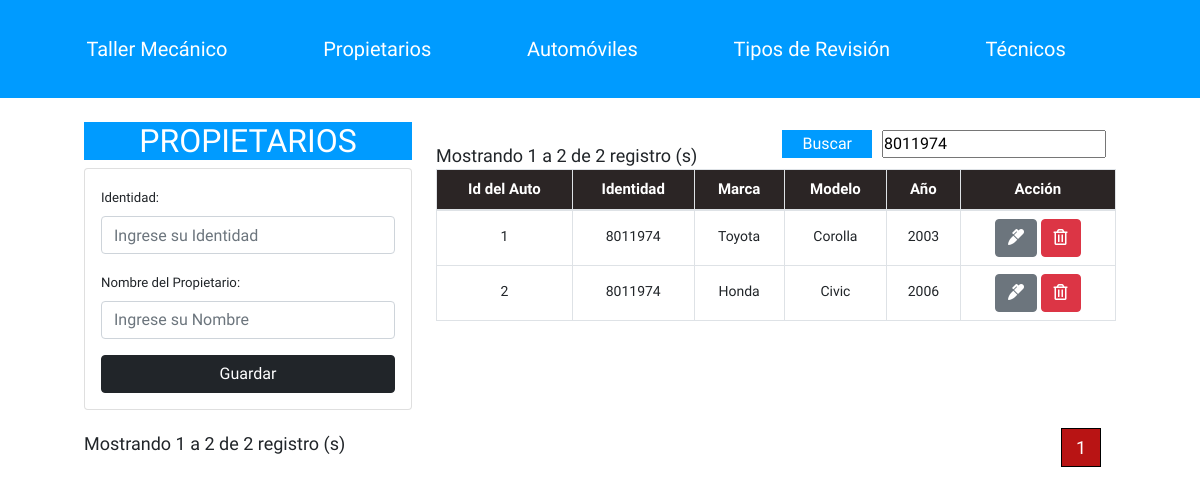
The page /prueba/buscar_auto.php?busqueda=8011974 on the database as committed earlier.
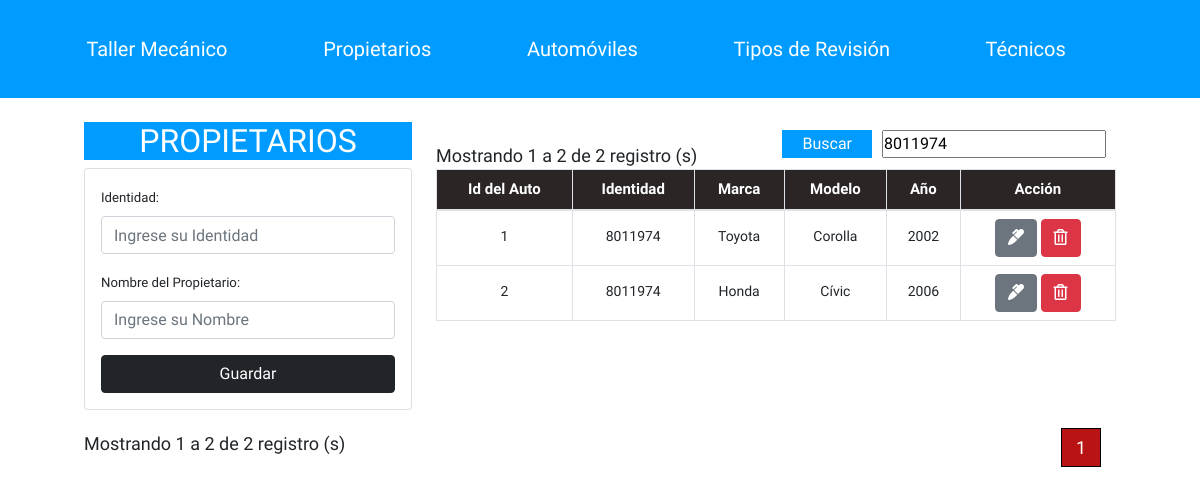
The same page on the database as committed later.
### tables this page shows
CREATE TABLE IF NOT EXISTS `automoviles` (
  `IdAuto` int(11) NOT NULL AUTO_INCREMENT,
  `Identidad` int(20) NOT NULL,
  `Marca` varchar(100) NOT NULL,
  `Modelo` varchar(100) NOT NULL,
  `Anio` int(4) NOT NULL,
  PRIMARY KEY (`IdAuto`),
  KEY `FK_auto_propietario_ID_idx` (`Identidad`)
);

### prueba/buscar_auto.php (the view, shortened to what the changed rows need)
<?php
include("db.php");
include("Includes/header.php");
?>
<div class="container p-4">
    <div class="row">
        <div class="col-md-4"><div class="titulo">
<center><h2>PROPIETARIOS</h2></center></div>
        </div>
        <div class="col-md-8">
        <?php $busqueda = strtolower($_REQUEST['busqueda']);
        ?>
<?php
                $por_Pagina = 10;
                if(empty($_GET['pagina'])){
                    $pagina = 1;
                }else{
                    $pagina = $_GET['pagina'];
                }
                $desde = ($pagina-1) * $por_Pagina;
                ?>
<table class = "table table-bordered">
                <thead>
                    <tr>
                        <th>Id del Auto</th>
                        <th>Identidad</th>
                        <th>Marca</th>
                        <th>Modelo</th>
                        <th>Año</th>
                        <th>Acci&oacute;n</th>
                    </tr>
                </thead>
                <tbody>
                    <?php
                    $query = "SELECT * FROM automoviles
                    Where
                    (
                        Identidad Like '%$busqueda%' OR
                        Marca Like '%$busqueda%'
                    )
                    LIMIT $desde,$por_Pagina";
                    $result_taller = mysqli_query($conn,$query);
                    while($row = mysqli_fetch_array($result_taller)){?>
                        <tr>
                        <td><?php echo $row['IdAuto'] ?></td>
                        <td><?php echo $row['Identidad'] ?></td>
                        <td><?php echo $row['Marca'] ?></td>
                        <td><?php echo $row['Modelo'] ?></td>
                        <td><?php echo $row['Anio'] ?></td>
                            <td>
                                <a href="edit.php?id_Edit_Prop=<?php echo $row['Identidad']?>" class = "btn btn-secondary">
                                    <i class = "fas fa-marker"></i>
                                </a>
                                <a href="delete_register.php?id_Del_Prop=<?php echo $row['Identidad']?>" class = "btn btn-danger">
                                    <i class = "far fa-trash-alt"></i>
                                </a>
                            </td>
                        </tr>
                   <?php }?>
                </tbody>
            </table>
        </div>
    </div>
</div>
<?php include("Includes/footer.php")?>

Rows that differ between the two databases and show on the page:
changed automoviles "Toyota": Anio "2003" → "2002"
changed automoviles "Honda": Modelo "Civic" → "Cívic"
